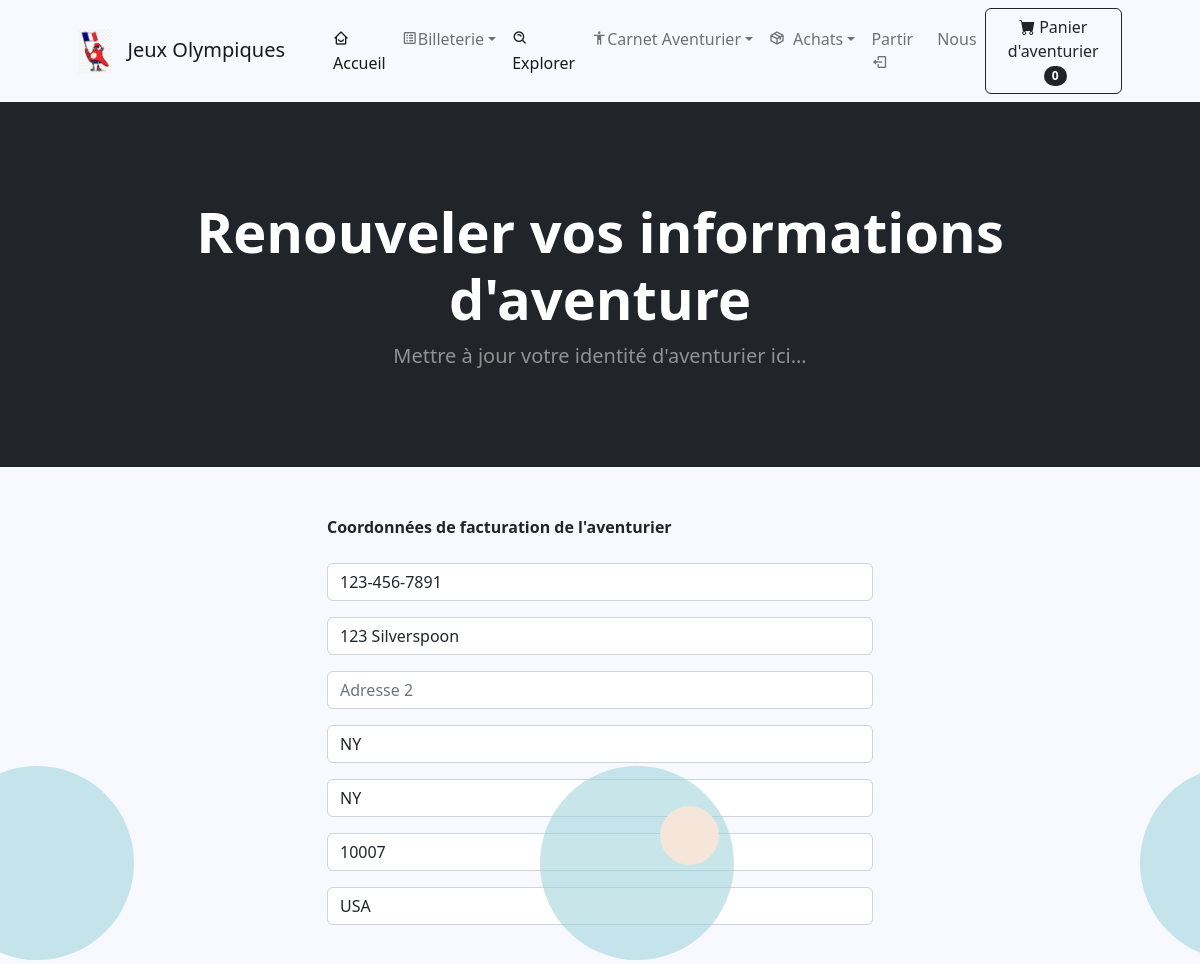
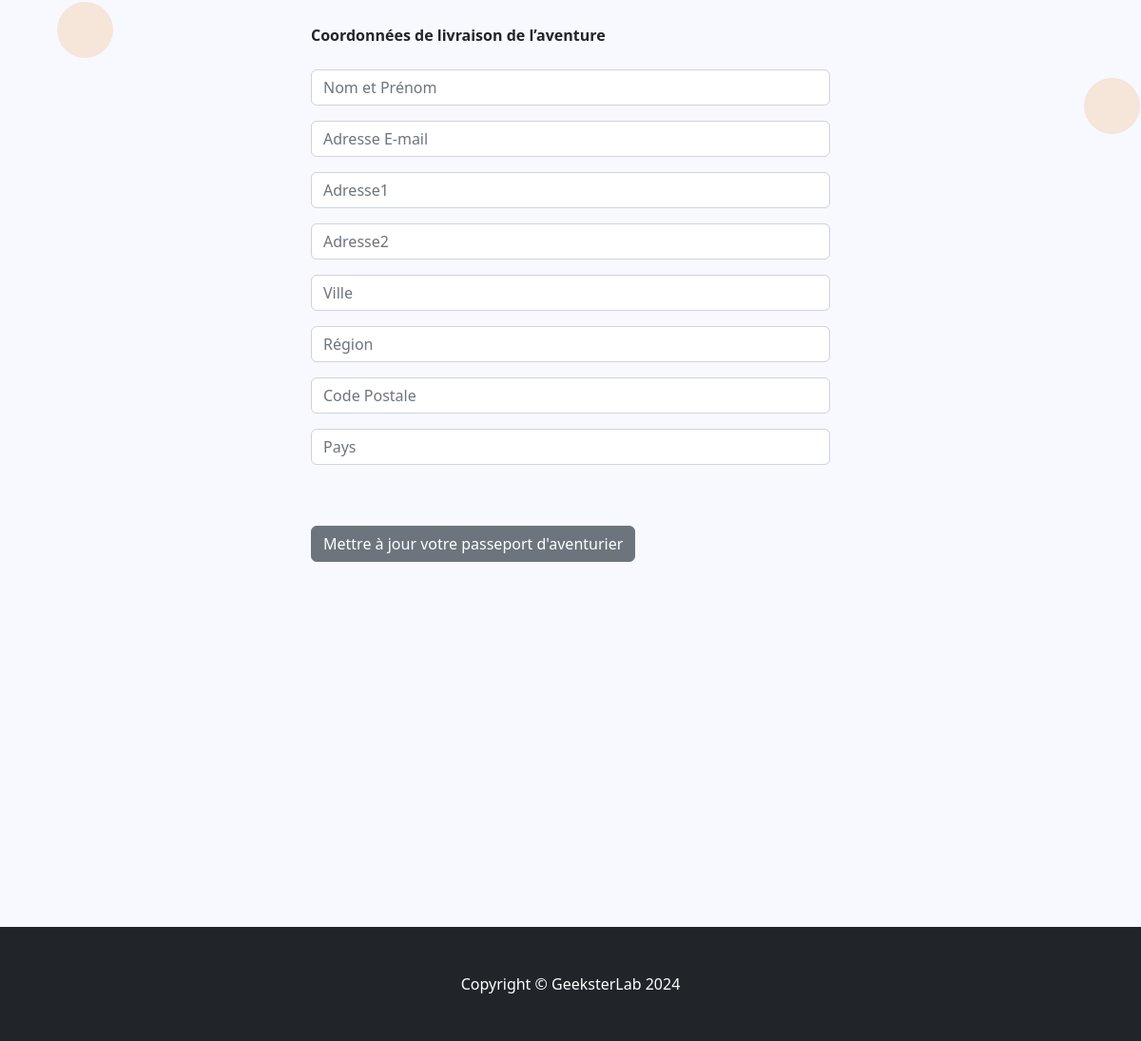
The page /update_info/ (signed in) on the database its author committed (2 pictures, top to bottom).
### boutique/models.py (models this page shows, shortened)
class Profile(models.Model):
    user = models.OneToOneField(User, on_delete=models.CASCADE)
    date_modified = models.DateTimeField(auto_now=True)
    phone = models.CharField(max_length=20, blank=True)
    address1 = models.CharField(max_length=200, blank=True)
    address2 = models.CharField(max_length=200, blank=True)
    city = models.CharField(max_length=200, blank=True)
    state = models.CharField(max_length=200, blank=True)
    zipcode = models.CharField(max_length=200, blank=True)
    country = models.CharField(max_length=200, blank=True)
    old_cart = models.CharField(max_length=200, blank=True, null=True)

### paiement/models.py (models this page shows, shortened)
class ShippingAddress(models.Model):
	user = models.ForeignKey(User, on_delete=models.CASCADE, null=True, blank=True)
	shipping_full_name = models.CharField(max_length=255)
	shipping_email = models.CharField(max_length=255)
	shipping_address1 = models.CharField(max_length=255)
	shipping_address2 = models.CharField(max_length=255, null=True, blank=True)
	shipping_city = models.CharField(max_length=255)
	shipping_state = models.CharField(max_length=255, null=True, blank=True)
	shipping_zipcode = models.CharField(max_length=255, null=True, blank=True)
	shipping_country = models.CharField(max_length=255)
	class Meta:
		verbose_name_plural = "Shipping Address"

### boutique/views.py (the view)
# urls.py: path('update_info/', views.update_info, name='update_info'),
def update_info(request):
	if request.user.is_authenticated:
		current_user = Profile.objects.get(user__id=request.user.id)
		shipping_user = ShippingAddress.objects.get(user__id=request.user.id)
		form = UserInfoForm(request.POST or None, instance=current_user)
		shipping_form = ShippingForm(request.POST or None, instance=shipping_user)
		if form.is_valid() or shipping_form.is_valid():
			form.save()
			shipping_form.save()
			messages.success(request, "Vos informations ont été mises à jour !!")
			return redirect('category_summary')
		return render(request, "update_info.html", {'form':form, 'shipping_form':shipping_form})
	else:
		messages.warning(request, "Vous devez être connecté pour accéder à cette page !!")
		return redirect('update_user')

### boutique/forms.py
class UserInfoForm(forms.ModelForm):
	phone = forms.CharField(label="", widget=forms.TextInput(attrs={'class':'form-control', 'placeholder':'Téléphone'}), required=False)
	address1 = forms.CharField(label="", widget=forms.TextInput(attrs={'class':'form-control', 'placeholder':'Adresse 1'}), required=False)
	address2 = forms.CharField(label="", widget=forms.TextInput(attrs={'class':'form-control', 'placeholder':'Adresse 2'}), required=False)
	city = forms.CharField(label="", widget=forms.TextInput(attrs={'class':'form-control', 'placeholder':'Ville'}), required=False)
	state = forms.CharField(label="", widget=forms.TextInput(attrs={'class':'form-control', 'placeholder':'Région'}), required=False)
	zipcode = forms.CharField(label="", widget=forms.TextInput(attrs={'class':'form-control', 'placeholder':'Code Postale'}), required=False)
	country = forms.CharField(label="", widget=forms.TextInput(attrs={'class':'form-control', 'placeholder':'Pays'}), required=False)
	class Meta:
		model = Profile
		fields = ('phone', 'address1', 'address2', 'city', 'state', 'zipcode', 'country')

### panier/cart.py (called while the page is built)
	def __len__(self):
		return len(self.cart)

### panier/context_processors.py (called while the page is built)
def cart_summary(request):
    return {'panier': Cart(request)}

### boutique/templates/update_info.html (shortened to what this page needs)
{% extends 'base.html' %}
{% block content %}
        <header class="bg-dark py-5">
            <div class="container px-4 px-lg-5 my-5">
                <div class="text-center text-white">
                    <h1 class="display-4 fw-bolder">Renouveler vos informations d'aventure</h1>
                    <p class="lead fw-normal text-white-50 mb-0">Mettre à jour votre identité d'aventurier ici...</p>
                </div>
            </div>
        </header>
        <div class="container">
        	<div class="row">
        			<div class="col-md-6 offset-md-3">
        				<br/><br/>
                    <strong>Coordonnées de facturation de l'aventurier</strong>
                    <br/><br/>
<form method="POST" action="{% url 'update_info' %}">
    {{ form.as_p }}
    <br/><br/>
    <strong>Coordonnées de livraison de l’aventure</strong>
    <br/><br/>
    {{ shipping_form.as_p }}
    <br/><br/>
    <button type="submit" class="btn btn-secondary">
      Mettre à jour votre passeport d'aventurier
    </button>
</form>
<br/><br/>
<br/><br/>
<br/><br/>
<br/><br/>
<br/><br/>
<br/><br/>
<br/><br/>
<br/><br/>
        			</div>
        	</div>
        </div>
{% endblock %}

### rows shown on the page
Profile: phone "123-456-7891", address1 "123 Silverspoon", city "NY", state "NY", zipcode "10007", country "USA"

### other values the page prints
{{ panier|length }} "0"
